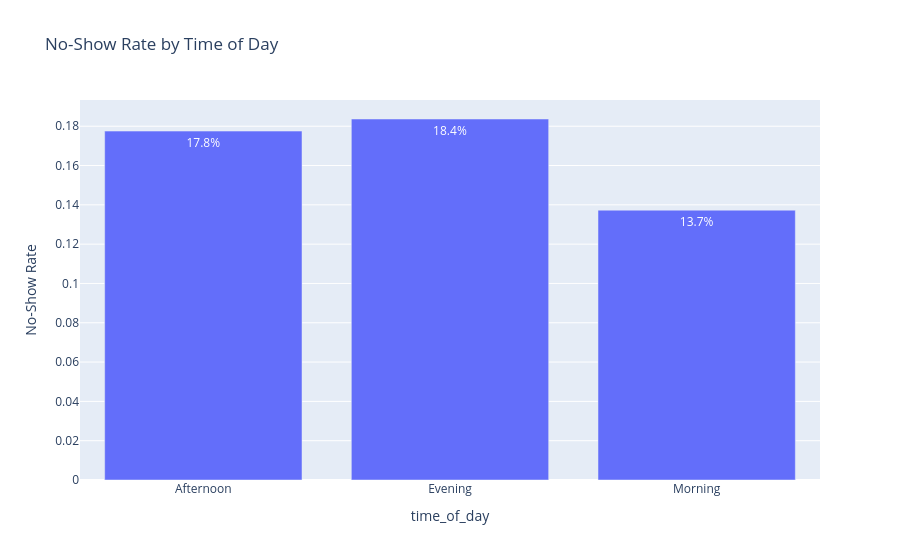

Write notebook code for a chart like this one.
### Code cell
# C. Time of Day & Day of Week Risk
time_noshow = historical_df.groupby('time_of_day')['no_show_flag'].mean().reset_index()
fig6 = px.bar(time_noshow, x='time_of_day', y='no_show_flag', text_auto='.1%', 
              title='No-Show Rate by Time of Day')
fig6.update_yaxes(title='No-Show Rate')
fig6.show()

### Figure 1 — Plotly figure (JSON) as saved in the notebook; plotly's stock layout.template omitted (floating-point values rounded to 4 significant figures)
{"data": [{"hovertemplate": "time_of_day=%{x}<br>no_show_flag=%{y}<extra></extra>", "legendgroup": "", "marker": {"color": "#636efa", "pattern": {"shape": ""}}, "name": "", "orientation": "v", "showlegend": false, "textposition": "auto", "texttemplate": "%{y:.1%}", "type": "bar", "x": ["Afternoon", "Evening", "Morning"], "xaxis": "x", "y": [0.1775, 0.1837, 0.1373], "yaxis": "y"}], "layout": {"barmode": "relative", "legend": {"tracegroupgap": 0}, "title": {"text": "No-Show Rate by Time of Day"}, "xaxis": {"anchor": "y", "domain": [0, 1], "title": {"text": "time_of_day"}}, "yaxis": {"anchor": "x", "domain": [0, 1], "title": {"text": "No-Show Rate"}}}}
